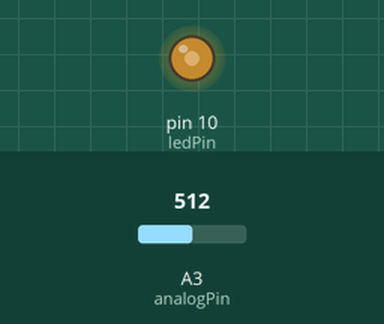
The sketch below on a simulated Arduino Uno, built with avr-gcc and run on an emulated ATmega328P. Shown: output pins drawn as LEDs (lit = HIGH). Inputs (shaded band) come from the test bench; at power-on: A3 (analogPin) = 512.

Above: at 1.2 s.
1.3 s: A3 (analogPin) set to 716
At 1.7 s:
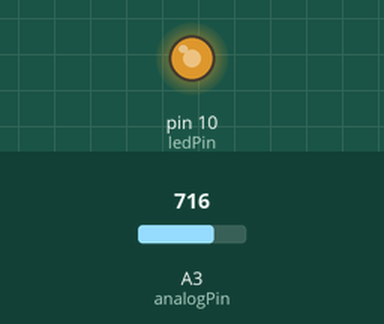
2.8 s: A3 (analogPin) set to 900
At 4.0 s:
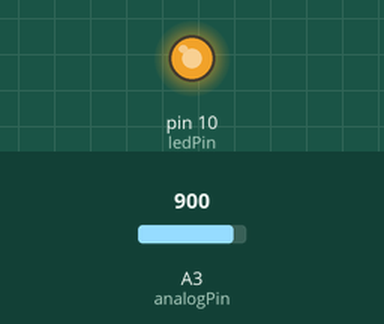
4.3 s: A3 (analogPin) set to 122
At 5.2 s:
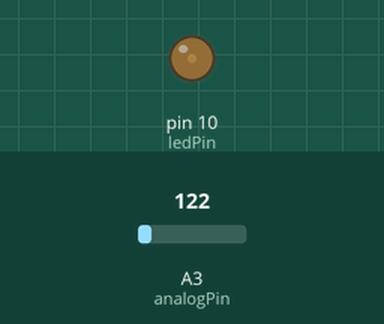
5.8 s: A3 (analogPin) set to 0
At 6.3 s:
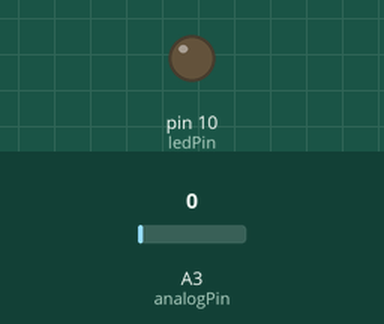
7.3 s: A3 (analogPin) set to 511
At 8.7 s:
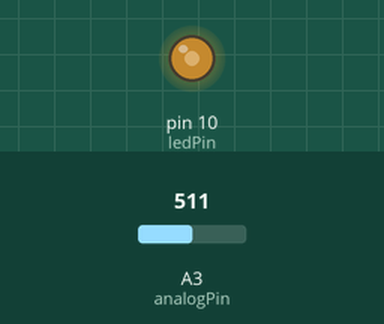
Timing chart, 0 to 9.8 s (numbered marks = the images above; inputs shaded):
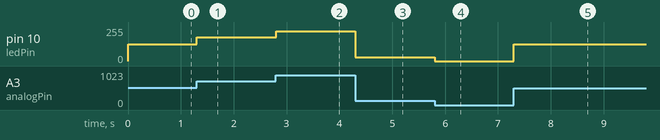

Measured:
- after the input at 1.3 s, pin 10 (ledPin): 127/255 → 178/255 at once
- after the input at 2.8 s, pin 10 (ledPin): 178/255 → 224/255 at once
- after the input at 4.3 s, pin 10 (ledPin): 224/255 → 30/255 at once
- after the input at 5.8 s, pin 10 (ledPin): 30/255 → 0/255 at once
- after the input at 7.3 s, pin 10 (ledPin): 0/255 → 127/255 at once

The sketch:

Intensidad_Led.ino
```cpp
// Terminal central del potenciometro al pin 3
// terminales de las orillas a 5V y GND
const int analogPin = 3;
//LED en el pin 10
const int ledPin = 10;
// variable para guardar el valor de la lectura
int val = 0;
int mapa = 0;
void setup()
{
  pinMode(ledPin, OUTPUT);
}

void loop()
{
  val = analogRead(analogPin);    // Leemos el pin de entrada
  mapa = map(val,0,1023,0,255);
  analogWrite(ledPin, mapa);       // Y le asignamos el valor al LED
}
```
